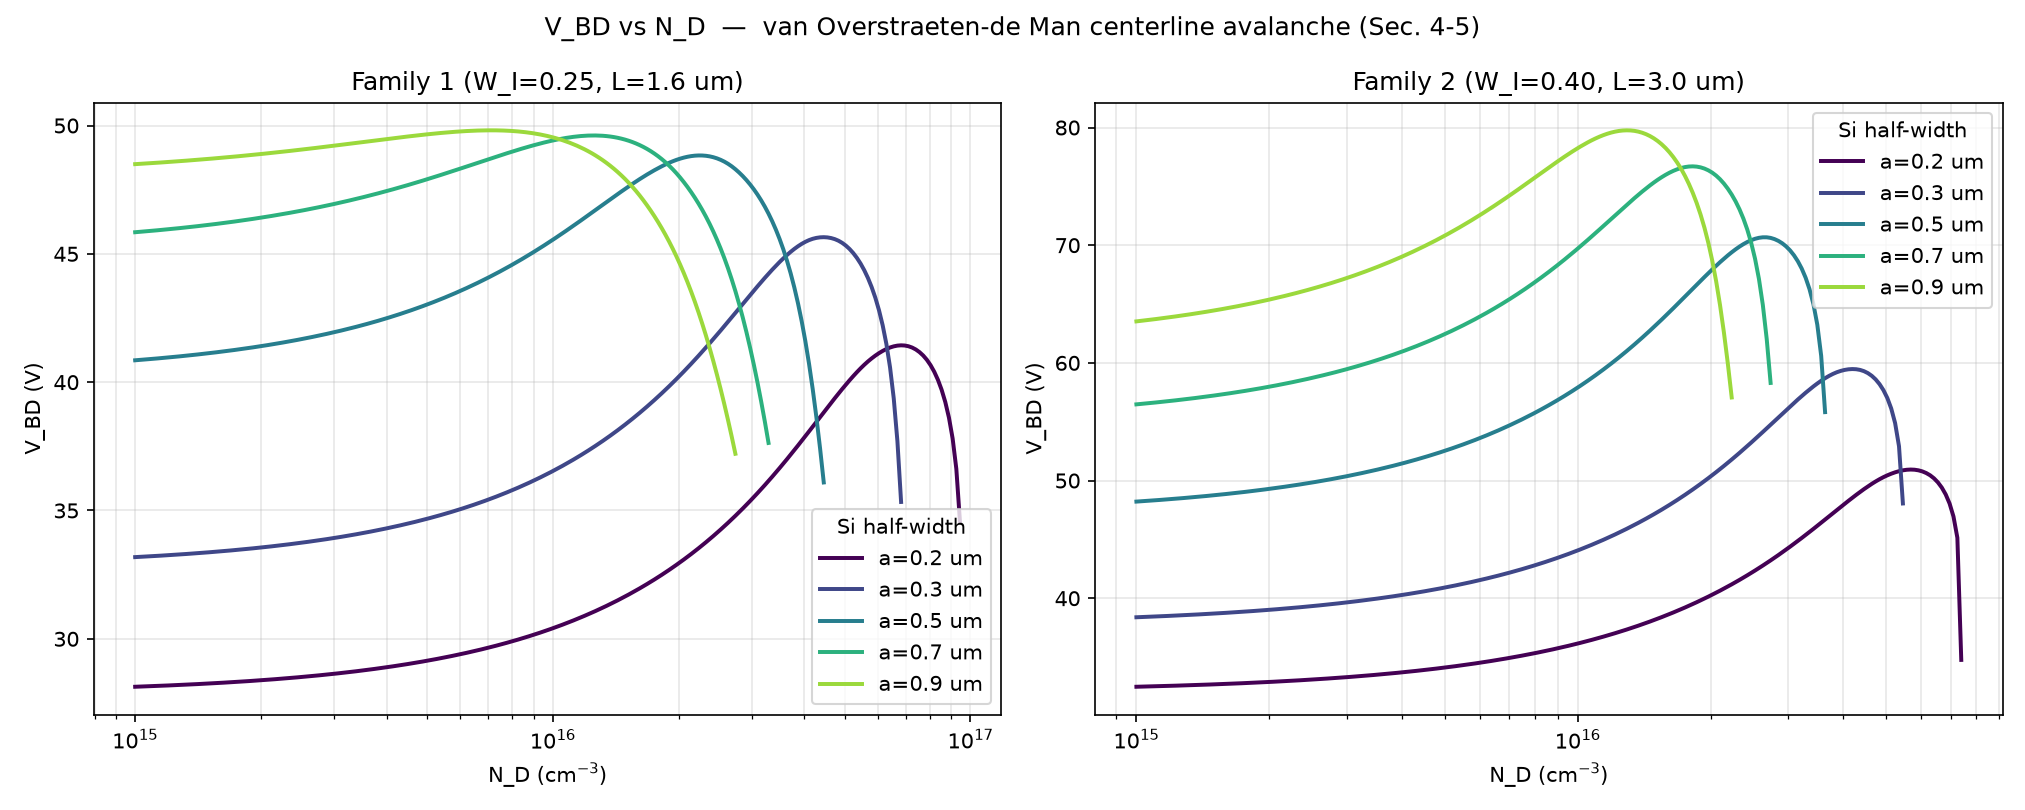

Source code (Python):
"""
V_BD by the Green-function centerline avalanche method (report Sections 4-5).

All lengths in cm, fields in V/cm, densities in cm^-3 (report convention).

Rapidly convergent centerline evaluation (Sec. 4), lifting potential
    P(x) = V x/L + (k/2) x(L-x),   -P'' = k,   mu_n = n*pi/L
    v_n = 2(-1)^{n+1}/(n pi),   w_n = 2 L^2 [1-(-1)^n]/(n pi)^3
    R_n(0) = 2 e^{-mu_n a} / [ (1+b mu_n) + (1-b mu_n) e^{-2 mu_n a} ]   (stable)
    phi = V f + k h ,  E+ = V f_x + k h_x   at y=0
      f   = x/L            - sum v_n R_n(0) sin(mu_n x)
      h   = (1/2)x(L-x)    - sum w_n R_n(0) sin(mu_n x)
      f_x = 1/L            - sum v_n mu_n R_n(0) cos(mu_n x)
      h_x = (L/2 - x)      - sum w_n mu_n R_n(0) cos(mu_n x)

Admissibility (Sec. 5): require V(1-f)-k h >= 0 and E+ >= 0 on the sampled
centerline; bottom limit h/(1-f) -> -h_x(L)/f_x(L).

Avalanche (van Overstraeten-de Man, 300 K):
    alpha_n = 7.03e5 exp(-1.231e6/F)
    alpha_p = 1.582e6 exp(-2.036e6/F)  (F<4e5);  6.71e5 exp(-1.693e6/F)  (F>=4e5)
    C(x)=int_0^x (alpha_p-alpha_n) dt ;  I_n=int_0^L alpha_n e^{C} dx = 1  -> V_BD
    check:  I_p=int_0^L alpha_p e^{C-C(L)} dx ,  I_n-1 = e^{C(L)}(I_p-1)
"""

import numpy as np
from scipy.optimize import brentq
from scipy.integrate import cumulative_trapezoid

trap = np.trapezoid if hasattr(np, "trapezoid") else np.trapz

# ---- constants (cm units) ----
eps0  = 8.8541878128e-14        # F/cm
eps_s = 11.7 * eps0
eps_I = 3.9  * eps0
qe    = 1.602176634e-19         # C
um    = 1e-4                    # cm per micron

# ---- avalanche coefficients ----
def alpha_n(F):
    Fp = np.where(F > 0, F, 1.0)
    return np.where(F > 0, 7.03e5 * np.exp(-1.231e6 / Fp), 0.0)

def alpha_p(F):
    Fp = np.where(F > 0, F, 1.0)
    lo = 1.582e6 * np.exp(-2.036e6 / Fp)
    hi = 6.71e5  * np.exp(-1.693e6 / Fp)
    return np.where(F > 0, np.where(F < 4e5, lo, hi), 0.0)

# ---- centerline basis (depends only on geometry L, a, b) ----
def centerline(L, a, b, npts=2001, n_modes=400):
    x = np.linspace(0.0, L, npts)
    n = np.arange(1, n_modes + 1)
    mu = n * np.pi / L
    vn = 2.0 * (-1.0)**(n + 1) / (n * np.pi)
    wn = 2.0 * L**2 * (1.0 - (-1.0)**n) / (n * np.pi)**3
    e1 = np.exp(-mu * a); e2 = np.exp(-2.0 * mu * a)
    Rn0 = 2.0 * e1 / ((1.0 + b*mu) + (1.0 - b*mu) * e2)
    cosM = np.cos(np.outer(x, mu))      # (npts, n_modes)
    sinM = np.sin(np.outer(x, mu))
    f   = x / L           - sinM @ (vn * Rn0)
    h   = 0.5 * x*(L - x) - sinM @ (wn * Rn0)
    fx  = 1.0 / L         - cosM @ (vn * mu * Rn0)
    hx  = (L/2.0 - x)     - cosM @ (wn * mu * Rn0)
    return dict(x=x, f=f, h=h, fx=fx, hx=hx, L=L)

def Vstart(k, g):
    f, h, fx, hx = g["f"], g["h"], g["fx"], g["hx"]
    one_f = 1.0 - f
    ok = one_f > 1e-9
    over = (h[ok] / one_f[ok]).max() if ok.any() else -np.inf
    over = max(over, -hx[-1] / fx[-1])              # L'Hopital bottom limit
    okf = fx > 0
    rev = (-hx[okf] / fx[okf]).max() if okf.any() else -np.inf
    return max(0.0, k*over, k*rev)

def _InIp(V, k, g):
    Ep = V * g["fx"] + k * g["hx"]                   # V/cm (native)
    F  = np.maximum(Ep, 0.0)
    an = alpha_n(F); ap = alpha_p(F)
    dx = g["x"][1] - g["x"][0]
    C  = np.concatenate([[0.0], cumulative_trapezoid(ap - an, dx=dx)])
    CL = C[-1]
    In = trap(an * np.exp(C), dx=dx)
    Ip = trap(ap * np.exp(C - CL), dx=dx)
    return In, Ip, CL

def Vbd(Nd_cm3, g, Vmax=1e4):
    k = qe * Nd_cm3 / eps_s
    V0 = Vstart(k, g)
    if _InIp(V0, k, g)[0] >= 1.0:
        return np.nan, V0, np.nan           # avalanche already met at admissible start
    gfun = lambda V: _InIp(V, k, g)[0] - 1.0
    Vhi = max(V0 * 1.5, V0 + 1.0)
    it = 0
    while gfun(Vhi) < 0 and Vhi < Vmax:
        Vhi *= 1.6; it += 1
        if it > 80: break
    if gfun(Vhi) < 0:
        return np.nan, V0, np.nan
    Vb = brentq(gfun, max(V0, 1e-12), Vhi, xtol=1e-9, rtol=1e-13)
    In, Ip, CL = _InIp(Vb, k, g)
    resid = (In - 1.0) - np.exp(CL) * (Ip - 1.0)
    return Vb, V0, resid

# ---------------- validation + sweep ----------------
if __name__ == "__main__":
    # --- experimental-geometry benchmark (report: 34.27 V computed vs 35.4 V meas.) ---
    aB, WI_B, LB, NdB = 0.425*um, 0.10*um, 1.25*um, 6.9e16
    bB = (eps_s / eps_I) * WI_B
    gB = centerline(LB, aB, bB)
    VbB, V0B, resB = Vbd(NdB, gB)
    print(f"[benchmark] a=0.425 WI=0.10 L=1.25 um, Nd=6.9e16: "
          f"Vbd={VbB:.3f} V (report 34.27, meas 35.4), Vstart={V0B:.2f}, "
          f"identity resid={resB:.2e}")

    # --- two plotted geometry families, grouped by silicon half width a ---
    families = {
        "Family 1 (W_I=0.25, L=1.6 um)": dict(WI=0.25*um, L=1.6*um),
        "Family 2 (W_I=0.40, L=3.0 um)": dict(WI=0.40*um, L=3.0*um),
    }
    a_list  = [0.2, 0.3, 0.5, 0.7, 0.9]          # um
    Nd_list = np.logspace(np.log10(1e15), np.log10(1.6e17), 251)

    import matplotlib
    matplotlib.use("Agg")
    import matplotlib.pyplot as plt
    fig, ax = plt.subplots(1, 2, figsize=(13.5, 5.4), sharey=False)
    colors = plt.cm.viridis(np.linspace(0, 0.85, len(a_list)))

    maxres = 0.0
    for axi, (fname, fp) in zip(ax, families.items()):
        b = (eps_s / eps_I) * fp["WI"]
        for aum, col in zip(a_list, colors):
            g = centerline(fp["L"], aum*um, b)
            V = []
            for Nd in Nd_list:
                vb, v0, res = Vbd(Nd, g)
                V.append(vb)
                if np.isfinite(res): maxres = max(maxres, abs(res))
            V = np.array(V)
            axi.semilogx(Nd_list, np.where(V > 0, V, np.nan), "-", color=col, lw=1.9,
                         label=f"a={aum} um")
        axi.set_title(fname); axi.set_xlabel("N_D (cm$^{-3}$)")
        axi.set_ylabel("V_BD (V)"); axi.grid(True, which="both", alpha=0.3)
        axi.legend(title="Si half-width")
    fig.suptitle("V_BD vs N_D  —  van Overstraeten-de Man centerline avalanche (Sec. 4-5)")
    fig.tight_layout(); fig.savefig("vbd_vdm.png", dpi=150)
    print(f"max identity residual over full sweep = {maxres:.2e}")
    print("saved vbd_vdm.png")
